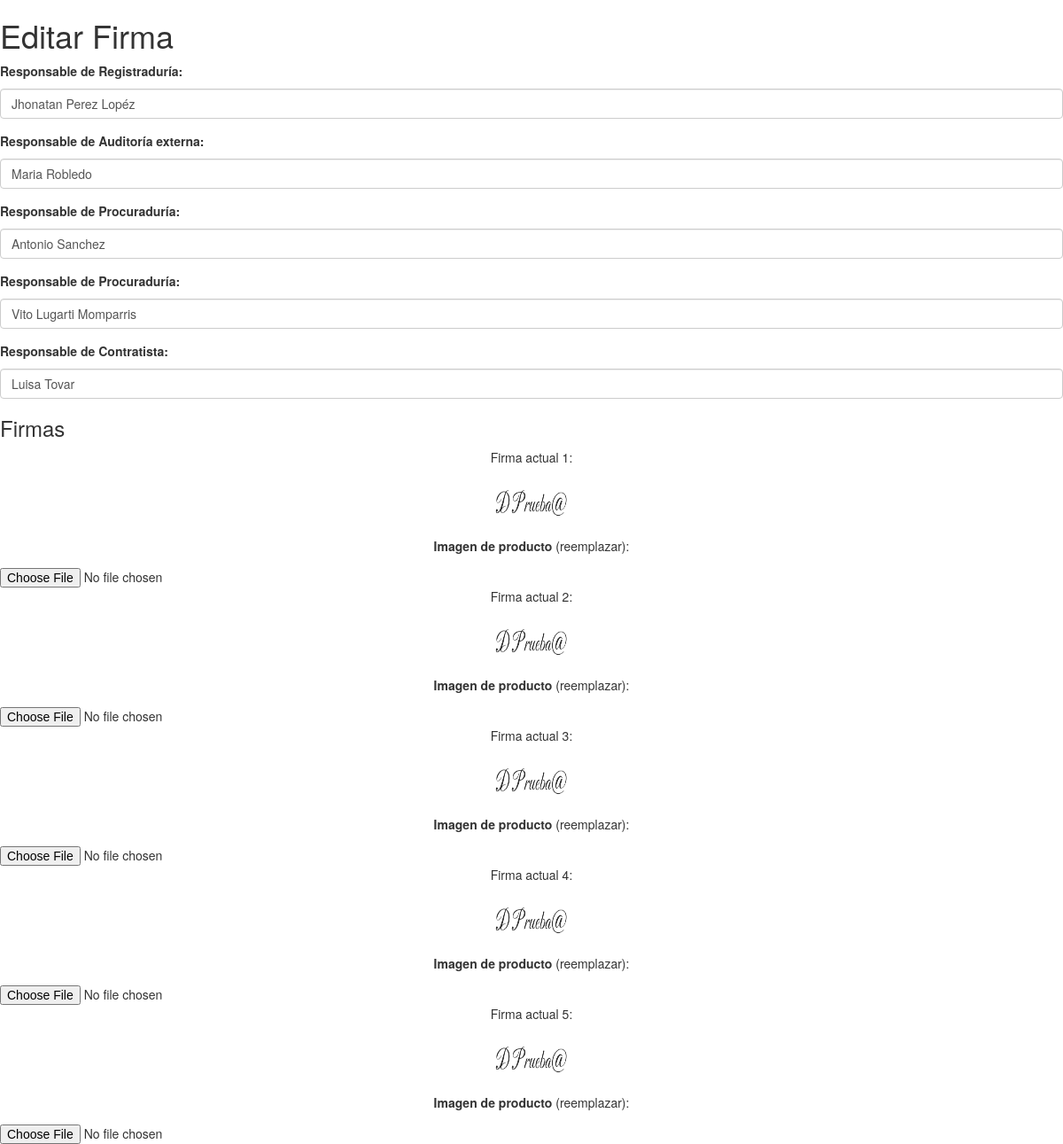
The page /firmas/editar/1 on the database its author committed.
### app/models.py (models this page shows)
class Registro_firma(db.Model):
    __tablename__ = "registro_firma"
    id = db.Column(db.Integer, primary_key=True)
    name1 = db.Column(db.String(150))
    name2 = db.Column(db.String(150))
    name3 = db.Column(db.String(150))
    name4 = db.Column(db.String(150))
    name5 = db.Column(db.String(150))
    firmas = db.Column(MutableList.as_mutable(JSON))

### app/firma/routes.py (the view, shortened to what this page needs)
@firmas.route('/editar/<firma_id>', methods=['GET','POST'])
def editar(firma_id):
    f = app.models.Registro_firma.query.get(firma_id)
    form_edit = EditFirmaForm(obj=f)
    if not form_edit.firmas.entries:
        for img in f.firmas:
            form_edit.firmas.append_entry()
    return render_template('editar_firma.html', form=form_edit, firma=f, enumerate=enumerate)

### app/firma/forms.py
class EditFirmaForm(FlaskForm):
     name1 =  StringField("Responsable de Registraduría:",
                        validators=[InputRequired(message="por favor ingresa un nombre de producto")])
     name2 = StringField("Responsable de Auditoría externa:",
                        validators=[InputRequired(message="por favor ingresa un nombre de producto")])
     name3 = StringField("Responsable de Procuraduría:",
                        validators=[InputRequired(message="por favor ingresa un nombre de producto")])
     name4 = StringField("Responsable de Procuraduría:",
                        validators=[InputRequired(message="por favor ingresa un nombre de producto")])
     name5 = StringField("Responsable de Contratista:",
                        validators=[InputRequired(message="por favor ingresa un nombre de producto")])
     firmas =  FieldList(FileField("Imagen de producto", validators=[
                             Optional(),
                             FileAllowed(['jpg', 'png','pdf'], message='Solo se admiten imágenes')
                        ]), min_entries=5, max_entries=5)
     submit=SubmitField("Actualizar")

### app/firma/templates/editar_firma.html (shortened to what this page needs)
{% extends "base.html" %}
{% block content %}
<h1>Editar Firma</h1>
<form method="POST" enctype="multipart/form-data">
    <div class="form-group mb-3">
        <label for="{{ form.name1.id }}" class="form-label">{{ form.name1.label }}</label>
        {{ form.name1(class="form-control", size=32) }}
    </div>
    <div class="form-group mb-3">
        <label for="{{ form.name2.id }}" class="form-label">{{ form.name2.label }}</label>
        {{ form.name2(class="form-control", size=32) }}
    </div>
    <div class="form-group mb-3">
        <label for="{{ form.name3.id }}" class="form-label">{{ form.name3.label }}</label>
        {{ form.name3(class="form-control", size=32) }}
    </div>
    <div class="form-group mb-3">
        <label for="{{ form.name4.id }}" class="form-label">{{ form.name4.label }}</label>
        {{ form.name4(class="form-control", size=32) }}
    </div>
    <div class="form-group mb-3">
        <label for="{{ form.name5.id }}" class="form-label">{{ form.name5.label }}</label>
        {{ form.name5(class="form-control", size=32) }}
    </div>
    <h3 class="mt-4">Firmas</h3>
    <div class="mb-3">
        {% if firma.firmas and firma.firmas%}
            <div class="d-flex flex-wrap gap-3">
                {% for i, firma_img in enumerate(firma.firmas) %}
                    <div class="text-center">
                        <p>Firma actual {{ i+1 }}:</p>
                        <img src="/firma/static/firmas/{{ firma_img }}" alt="Imagen actual" class="img-fluid" width="100" height="70">
                        <p>{{ form.firmas[i].label }} (reemplazar):</p>
                        {{ form.firmas[i](class="form-control-file") }}
                    </div>
                {% endfor %}
            </div>
        {% else %}
            <p>No hay firmas registradas.</p>
        {% endif %}
    </div>
</form>
{% endblock %}

### rows shown on the page
Registro_firma: name1 "Jhonatan Perez Lopéz", name2 "Maria Robledo", name3 "Antonio Sanchez", name4 "Vito Lugarti Momparris", name5 "Luisa Tovar"

### other values the page prints
{{ i+1 }} "1" "2" "3" "4" "5"
